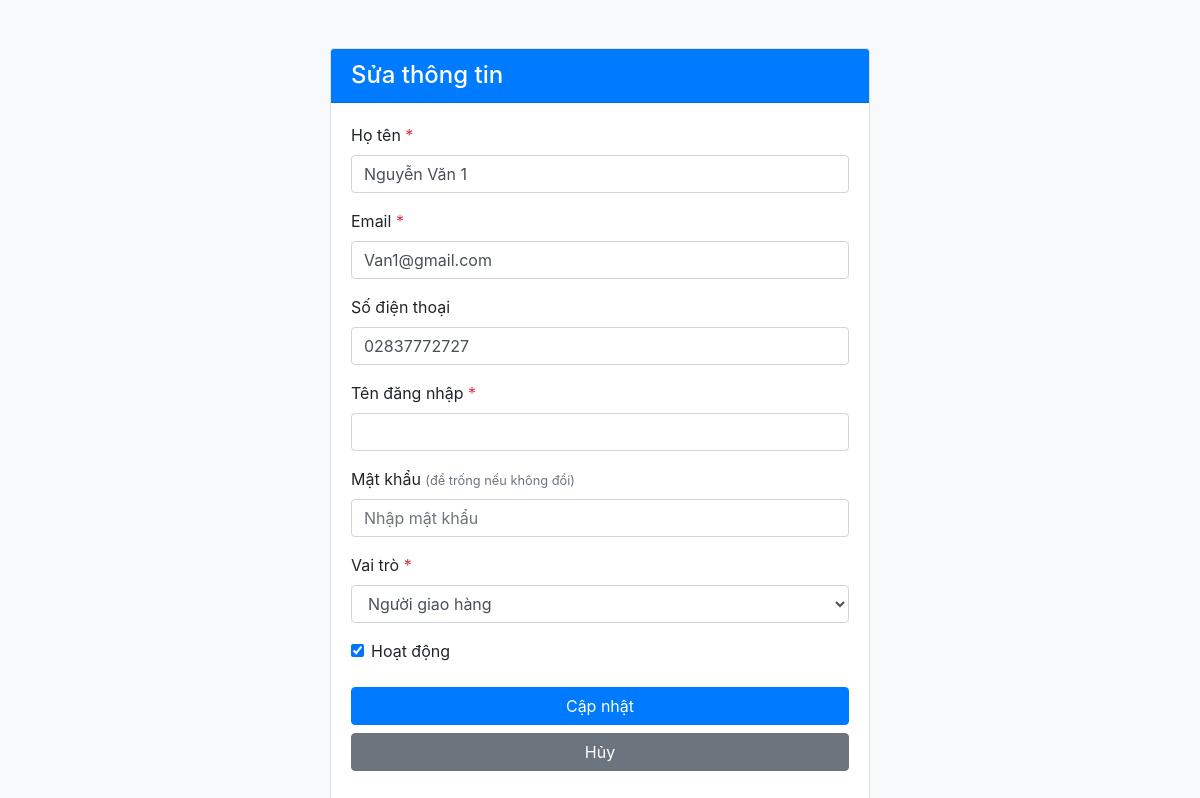
Page /src/admin/edit_user.php?id=1 on the committed database.
### tables this page shows
CREATE TABLE `nguoidung` (
  `ID_NguoiDung` int(11) NOT NULL,
  `HoTen` varchar(100) NOT NULL,
  `Email` varchar(100) NOT NULL,
  `SoDienThoai` varchar(15) NOT NULL,
  `AnhDaiDien` varchar(255) DEFAULT 'default_avatar.png',
  `MatKhau_Hash` varchar(255) NOT NULL,
  `VaiTro` enum('NguoiMua','NguoiBan','NguoiGiaoHang','QuanTriVien') NOT NULL,
  `TrangThaiHoatDong` tinyint(1) DEFAULT 1,
  `DiaChiGiaoHangMacDinh` text DEFAULT NULL,
  `NgayTao` datetime DEFAULT current_timestamp(),
  `TenDangNhap` varchar(50) DEFAULT NULL
);

### src/admin/edit_user.php (the view, shortened to what this page needs)
<?php
$id = isset($_GET['id']) ? (int)$_GET['id'] : 0;
$data = [
    'HoTen' => '',
    'Email' => '',
    'SoDienThoai' => '',
    'TenDangNhap' => '',
    'VaiTro' => 'NguoiMua',
    'TrangThaiHoatDong' => 1
];
if ($id > 0) {
    $stmt = $conn->prepare("
        SELECT ID_NguoiDung, HoTen, Email, SoDienThoai, TenDangNhap, VaiTro, TrangThaiHoatDong
        FROM nguoidung
        WHERE ID_NguoiDung = ?
    ");
    $stmt->bind_param('i', $id);
    $stmt->execute();
    $res = $stmt->get_result();
    if ($res && $res->num_rows > 0) {
        $data = array_merge($data, $res->fetch_assoc());
    } else {
        $_SESSION['flash'] = ['type' => 'danger', 'msg' => 'Người dùng không tồn tại.'];
        header('Location: user.php');
        exit;
    }
}
?>
<!DOCTYPE html>
<html lang="vi">
<head>
    <link rel="stylesheet" href="https://maxcdn.bootstrapcdn.com/bootstrap/4.0.0/css/bootstrap.min.css">
</head>
<body class="bg-light">
<div class="container mt-5">
    <div class="row justify-content-center">
        <div class="col-md-6">
            <div class="card shadow">
                <div class="card-header bg-primary text-white">
                    <h4 class="mb-0"><?= $id > 0 ? 'Sửa thông tin' : 'Thêm người dùng mới' ?></h4>
                </div>
                <div class="card-body">
                    <form method="POST" novalidate>
                        <div class="form-group">
                            <label for="HoTen">Họ tên <span class="text-danger">*</span></label>
                            <input type="text" id="HoTen" name="HoTen" class="form-control"
                                   value="<?= htmlspecialchars($data['HoTen']) ?>" required>
                        </div>
                        <div class="form-group">
                            <label for="Email">Email <span class="text-danger">*</span></label>
                            <input type="email" id="Email" name="Email" class="form-control"
                                   value="<?= htmlspecialchars($data['Email']) ?>" required>
                        </div>
                        <div class="form-group">
                            <label for="SoDienThoai">Số điện thoại</label>
                            <input type="text" id="SoDienThoai" name="SoDienThoai" class="form-control"
                                   value="<?= htmlspecialchars($data['SoDienThoai']) ?>" placeholder="0912345678">
                        </div>
                        <div class="form-group">
                            <label for="TenDangNhap">Tên đăng nhập <span class="text-danger">*</span></label>
                            <input type="text" id="TenDangNhap" name="TenDangNhap" class="form-control"
                                   value="<?= htmlspecialchars($data['TenDangNhap']) ?>" required>
                        </div>
                        <div class="form-group">
                            <label for="MatKhau">Mật khẩu
                                <?php if ($id > 0): ?>
                                    <small class="text-muted">(để trống nếu không đổi)</small>
                                <?php else: ?>
                                    <span class="text-danger">*</span>
                                <?php endif; ?>
                            </label>
                            <input type="password" id="MatKhau" name="MatKhau" class="form-control"
                                   <?= $id === 0 ? 'required' : '' ?> placeholder="Nhập mật khẩu">
                        </div>
                        <div class="form-group">
                            <label for="VaiTro">Vai trò <span class="text-danger">*</span></label>
                            <select id="VaiTro" name="VaiTro" class="form-control" required>
                                <option value="NguoiGiaoHang" <?= $data['VaiTro'] === 'NguoiGiaoHang' ? 'selected' : '' ?>>Người giao hàng</option>
                            </select>
                        </div>
                        <div class="form-group form-check">
                            <input type="checkbox" id="TrangThaiHoatDong" name="TrangThaiHoatDong"
                                   class="form-check-input" value="1" <?= $data['TrangThaiHoatDong'] ? 'checked' : '' ?>>
                            <label class="form-check-label" for="TrangThaiHoatDong">
                                Hoạt động
                            </label>
                        </div>
                        <div class="form-group mt-4">
                            <button type="submit" class="btn btn-primary btn-block">
                                <?= $id > 0 ? 'Cập nhật' : 'Tạo người dùng' ?>
                            </button>
                            <a href="user.php" class="btn btn-secondary btn-block mt-2">Hủy</a>
                        </div>
                    </form>
                </div>
            </div>
        </div>
    </div>
</div>
</body>
</html>

### rows in the picture
nguoidung: HoTen "Nguyễn Văn 1", Email "Van1@gmail.com", SoDienThoai "02837772727", VaiTro "Người giao hàng", TrangThaiHoatDong "☑"
